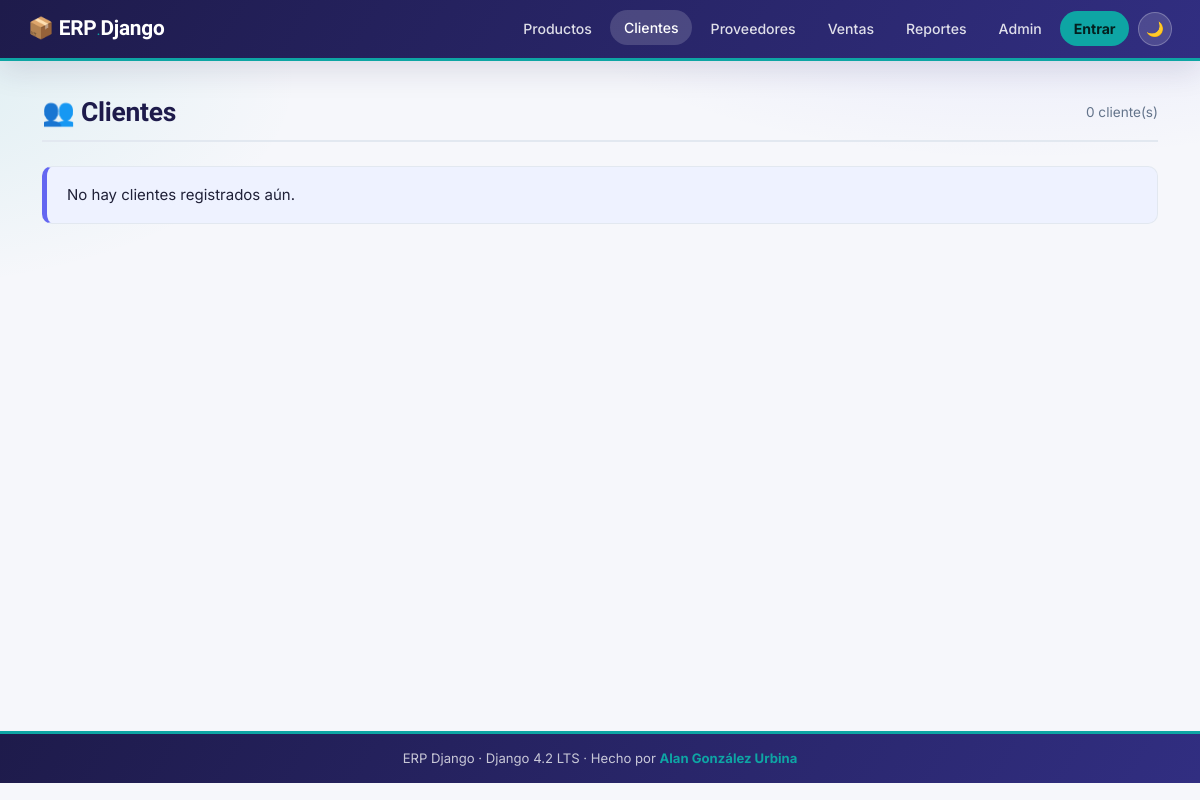
Page /clientes/ on the earlier database version.
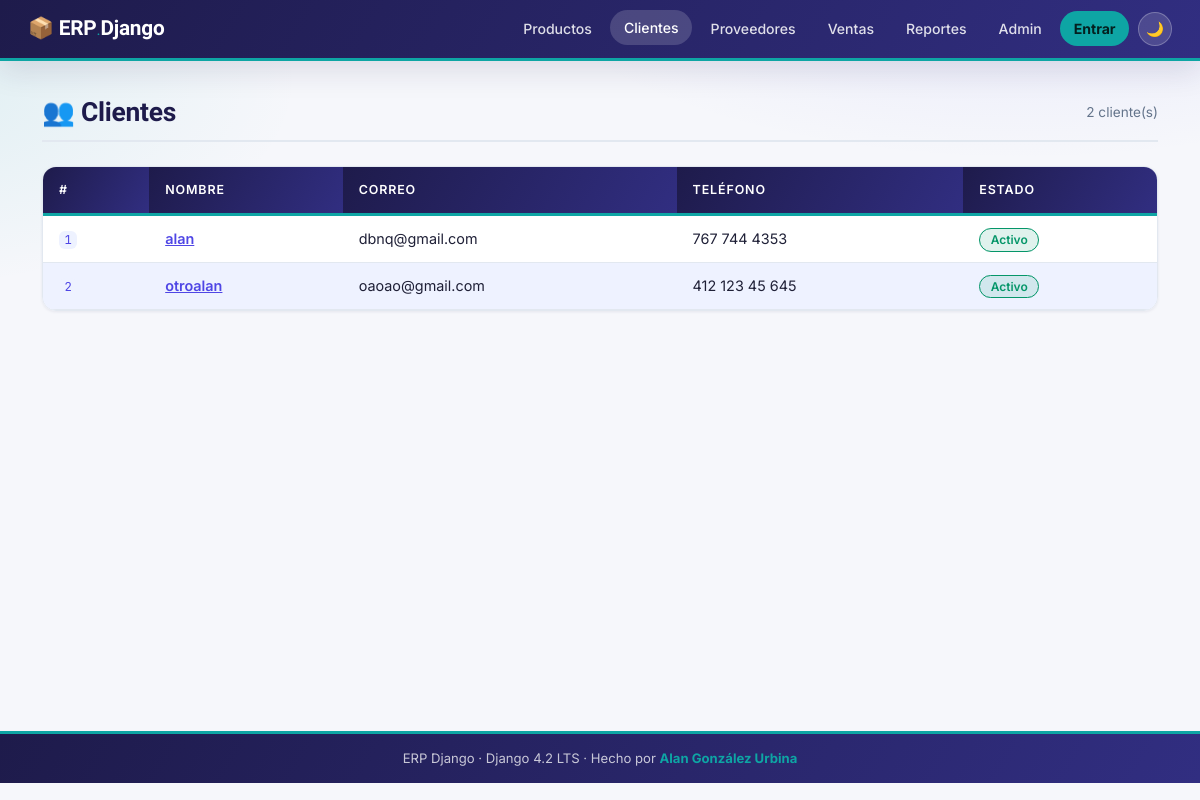
Same page on the later database version.
### clientes/models.py (models this page shows, shortened)
class Cliente(models.Model):
    nombre   = models.CharField(
        max_length=150, verbose_name='Nombre'
    )
    correo   = models.EmailField(
        unique=True, verbose_name='Correo electrónico'
    )
    telefono = models.CharField(
        max_length=20, blank=True, verbose_name='Teléfono'
    )
    activo   = models.BooleanField(
        default=True, verbose_name='Activo'
    )
    creado   = models.DateTimeField(
        auto_now_add=True, verbose_name='Fecha de registro'
    )
    class Meta:
        verbose_name        = 'Cliente'
        verbose_name_plural = 'Clientes'
        ordering            = ['nombre']

### clientes/views.py (the view)
# urls.py: path('',                          views.ClienteListView.as_view(),   name='lista'),
class ClienteListView(ListView):
    model               = Cliente
    template_name       = 'clientes/lista.html'
    context_object_name = 'clientes'
    paginate_by         = 20
    def get_queryset(self):
        return Cliente.objects.filter(activo=True).order_by('nombre')

### clientes/templates/clientes/lista.html (shortened to what this page needs)
{% extends "base.html" %}
{% block nav_clientes %}active{% endblock %}
{% block content %}
<div class="erp-page-title">
    <h2>👥 Clientes</h2>
    <span style="margin-left:auto;color:var(--clr-muted);font-size:.85rem;">
        {{ page_obj.paginator.count }} cliente(s)
    </span>
</div>
{% if clientes %}
<table class="erp-table">
    <thead>
        <tr>
            <th>#</th><th>Nombre</th><th>Correo</th>
            <th>Teléfono</th><th>Estado</th>
        </tr>
    </thead>
    <tbody>
        {% for c in clientes %}
        <tr>
            <td><code>{{ c.pk }}</code></td>
            <td>
                <a href="{% url 'clientes:detalle' c.pk %}"
                   style="color:var(--clr-royal);font-weight:600;">
                    {{ c.nombre }}
                </a>
            </td>
            <td>{{ c.correo }}</td>
            <td>{{ c.telefono|default:"—" }}</td>
            <td>
                {% if c.activo %}
                    <span class="badge-erp-active">Activo</span>
                {% else %}
                    <span class="badge-erp-inactive">Inactivo</span>
                {% endif %}
            </td>
        </tr>
        {% endfor %}
    </tbody>
</table>
{% else %}
<div class="erp-alert-info">No hay clientes registrados aún.</div>
{% endif %}
{% endblock %}

Differences in the rows shown:
added Cliente: pk "1", nombre "alan", correo "dbnq@gmail.com", telefono "767 744 4353", activo "Activo"
added Cliente: pk "2", nombre "otroalan", correo "oaoao@gmail.com", telefono "412 123 45 645", activo "Activo"
Other differences:
{{ page_obj.paginator.count }}: "0" → "2"
text no longer shown: "No hay clientes registrados aún."
text now shown: "# NOMBRE CORREO TELÉFONO ESTADO"
